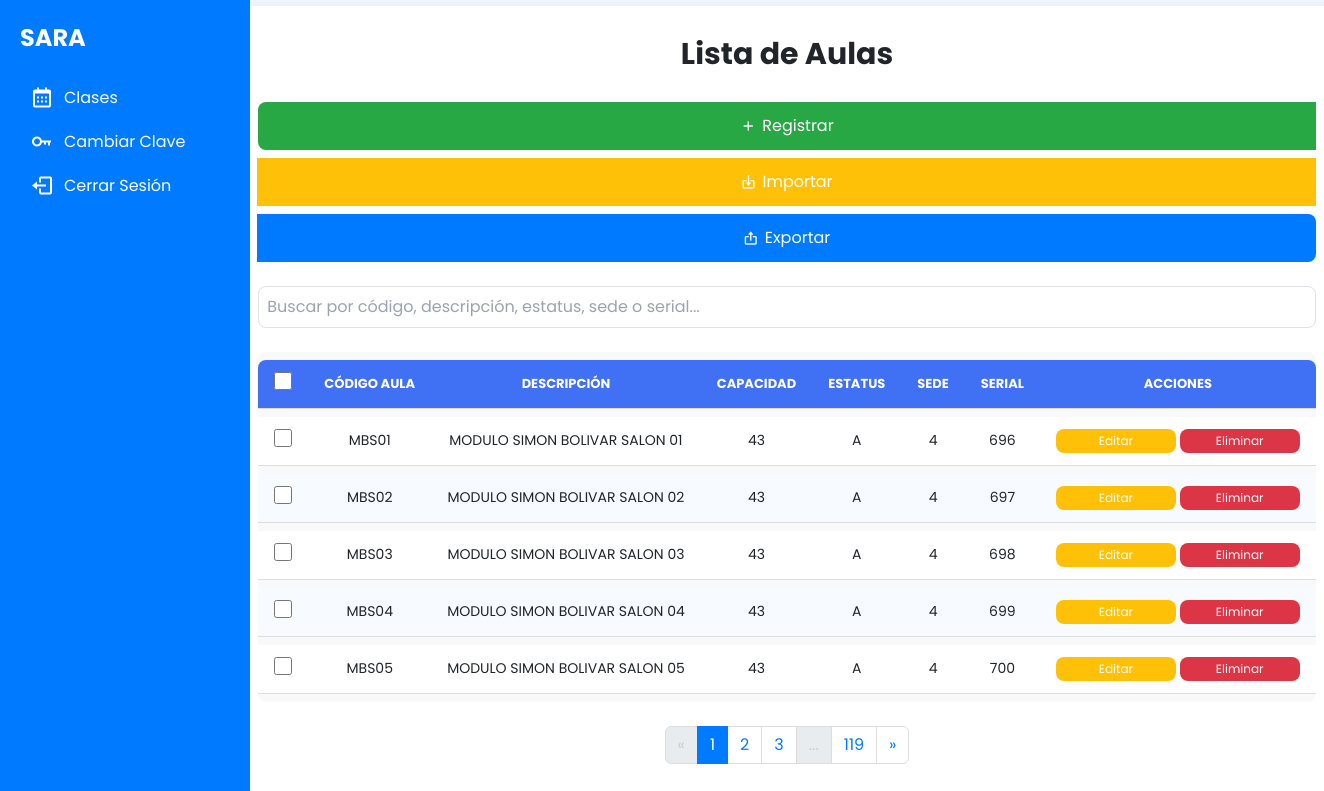
Screenshot of /dashboard/aulas/ with the database file from the repository.
### aulas/models.py (models this page shows, shortened)
class Aula(models.Model):
    codigo_aula = models.CharField(max_length=30)  # Quitar unique=True
    descripcion = models.CharField(max_length=255, blank=True)
    capacidad = models.PositiveIntegerField()
    estatus = models.CharField(max_length=30)
    sede = models.CharField(max_length=50)
    serial = models.CharField(max_length=50, blank=True)

### aulas/views.py (the view)
# urls.py: path('', views.aulas_list, name='aulas_list'),
def aulas_list(request):
    aulas = Aula.objects.all()
    paginator = Paginator(aulas, 5)  # Mostrar 5 registros por página
    page_number = request.GET.get('page')
    page_obj = paginator.get_page(page_number)
    return render(request, 'aulas/aulas_list.html', {'page_obj': page_obj, 'aulas': page_obj.object_list})

### aulas/templates/aulas/aulas_list.html (shortened to what this page needs)
{% extends 'dashboard/base.html' %}
{% load static %}
{% block content %}
<link rel="stylesheet" href="{% static 'docentes/css/docentes.css' %}">
<div class="table-container max-w-screen-lg mx-auto mt-10 mb-10 w-full overflow-x-auto">
    <h2 class="text-3xl font-bold mb-6 text-center">Lista de Aulas</h2>
    <div class="btn-group flex flex-wrap items-center gap-2">
        <button class="btn btn-green" onclick="location.href='{% url 'registrar_aula' %}'">
            <i class="bx bx-plus"></i> Registrar
        </button>
        <button class="btn btn-yellow" onclick="openModal('import')">
            <i class="bx bx-import"></i> Importar
        </button>
        <button class="btn btn-blue" onclick="openModal('export')">
            <i class="bx bx-export"></i> Exportar
        </button>
    </div>
    <br>
    <div class="search-bar mb-4">
        <input id="searchAulaInput" type="text" class="w-full p-2 border border-gray-300 rounded-lg" placeholder="Buscar por código, descripción, estatus, sede o serial...">
    </div>
    <div class="overflow-x-auto">
        <table id="aulasTable" class="display w-full min-w-[600px]">
            <thead>
                <tr>
                    <th><input type="checkbox" id="selectAll"></th>
                    <th>Código Aula</th>
                    <th>Descripción</th>
                    <th>Capacidad</th>
                    <th>Estatus</th>
                    <th>Sede</th>
                    <th>Serial</th>
                    <th>Acciones</th>
                </tr>
            </thead>
            <tbody>
                {% for aula in page_obj %}
                <tr>
                    <td><input type="checkbox" class="aulaCheckbox" value="{{ aula.id }}"></td>
                    <td>{{ aula.codigo_aula }}</td>
                    <td>{{ aula.descripcion }}</td>
                    <td>{{ aula.capacidad }}</td>
                    <td>{{ aula.estatus }}</td>
                    <td>{{ aula.sede }}</td>
                    <td>{{ aula.serial }}</td>
                    <td>
                        <a href="{% url 'editar_aula' aula.id %}" class="btn btn-edit">Editar</a>
                        <button class="btn btn-delete" data-id="{{ aula.id }}">Eliminar</button>
                    </td>
                </tr>
                {% endfor %}
            </tbody>
        </table>
    </div>
    <nav aria-label="Page navigation" class="mt-4">
        <ul class="pagination justify-content-center">
            {% if page_obj.has_previous %}
            <li class="page-item">
                <a class="page-link" href="?page={{ page_obj.previous_page_number }}" aria-label="Anterior">
                    <span aria-hidden="true">&laquo;</span>
                </a>
            </li>
            {% else %}
            <li class="page-item disabled">
                <span class="page-link" aria-hidden="true">&laquo;</span>
            </li>
            {% endif %}
            {% with left=page_obj.number|add:"-2" right=page_obj.number|add:"2" %}
                {% for num in page_obj.paginator.page_range %}
                    {% if num >= left and num <= right %}
                        {% if num == page_obj.number %}
                            <li class="page-item active"><span class="page-link">{{ num }}</span></li>
                        {% else %}
                            <li class="page-item"><a class="page-link" href="?page={{ num }}">{{ num }}</a></li>
                        {% endif %}
                    {% endif %}
                {% endfor %}
                {% if right < page_obj.paginator.num_pages %}
                    {% if right < page_obj.paginator.num_pages|add:"-1" %}
                        <li class="page-item disabled"><span class="page-link">...</span></li>
                    {% endif %}
                    <li class="page-item"><a class="page-link" href="?page={{ page_obj.paginator.num_pages }}">{{ page_obj.paginator.num_pages }}</a></li>
                {% endif %}
            {% endwith %}
            {% if page_obj.has_next %}
            <li class="page-item">
                <a class="page-link" href="?page={{ page_obj.next_page_number }}" aria-label="Siguiente">
                    <span aria-hidden="true">&raquo;</span>
                </a>
            </li>
            {% else %}
            <li class="page-item disabled">
                <span class="page-link" aria-hidden="true">&raquo;</span>
            </li>
            {% endif %}
        </ul>
    </nav>
</div>
{% endblock %}

### dashboard/static/css/dashboard.css (style rules this page uses)
* { margin: 0; padding: 0; box-sizing: border-box; }
html, body { width: 100%; height: 100%; font-family: Arial, sans-serif; }
* { margin: 0; padding: 0; box-sizing: border-box; font-family: 'Poppins', sans-serif; }
body { display: flex; justify-content: center; align-items: center; min-height: 100vh; background: linear-gradient(90deg, #e2e2e2, #c9d6ff); }
.btn { width: 100%; padding: 12px; background: #007bff; color: #fff; border: none; border-radius: 5px; font-size: 1rem; cursor: pointer; transition: background 0.3s; }

### docentes/static/docentes/css/docentes.css (style rules this page uses)
* { margin: 0; padding: 0; box-sizing: border-box; font-family: "Poppins", sans-serif; }
body { min-height: 100vh; background: #eef5fe; padding: 20px; transition: background 0.3s, color 0.3s; }
.table-container { width: 100%; max-width: 1200px; margin: 0 auto; padding: 30px; background: #fff; border-radius: 12px; box-shadow: 0 10px 20px rgba(0, 0, 0, 0.1); transition: background 0.3s, transform 0.3s; min-height: 80vh; overflow-x: auto; white-space: nowrap; }
table { table-layout: auto; width: 100%; border-collapse: separate; border-spacing: 0 8px; font-size: 14px; background-color: #f9f9f9; border-radius: 8px; overflow: hidden; }
thead { background: #4070f4; color: white; text-transform: uppercase; font-size: 13px; font-weight: normal; transition: background 0.3s; }
th, td { padding: 12px 16px; text-align: center; vertical-align: middle; border-bottom: 1px solid #ddd; overflow: hidden; text-overflow: ellipsis; white-space: nowrap; }
tbody tr { background: white; transition: transform 0.2s, box-shadow 0.2s; }
tbody tr:nth-child(even) { background: #f7faff; }
table { border-radius: 8px; overflow: hidden; }
thead th:first-child { border-top-left-radius: 8px; }
thead th:last-child { border-top-right-radius: 8px; }
input[type="checkbox"] { width: 18px; height: 18px; cursor: pointer; accent-color: #4070f4; }
.btn-group { display: flex; justify-content: center; gap: 5px; flex-wrap: nowrap; margin-top: 20px; }
.btn { display: flex; align-items: center; justify-content: center; gap: 6px; padding: 10px 16px; border-radius: 6px; font-size: 14px; font-weight: normal; color: white; cursor: pointer; transition: background 0.3s ease-in-out; border: none; min-width: 120px; padding: 12px 20px; font-size: 16px; border-radius: 8px; transition: transform 0.3s ease-in-out, background 0.3s ease-in-out; }
.btn-green { background-color: #28a745; color: white; }
.btn-yellow { background-color: #ffc107; color: white; }
.btn-blue { background-color: #007bff; color: white; }
.btn-view, .btn-edit, .btn-delete { background-color: #17a2b8; color: white; border: none; padding: 10px; font-size: 12px; width: 2px; height: 24px; display: inline-flex; justify-content: center; align-items: center; transition: background 0.3s ease-in-out; cursor: pointer; }
.btn-edit { background-color: #ffc107; }
.btn-delete { background-color: #dc3545; }
.pagination { justify-content: center; margin-top: 20px; }
.pagination .page-item .page-link { color: #007bff; border: 1px solid #ddd; transition: background 0.3s, color 0.3s; }
.pagination .page-item.active .page-link { background-color: #007bff; border-color: #007bff; color: white; }
.pagination .page-item.disabled .page-link { color: #ccc; }
.btn-group { margin-top: 30px; display: flex; justify-content: center; gap: 15px; }
.btn i, .btn { color: inherit; }
.btn i, .btn { color: white !important; }

### rows the page displays
Aula: codigo_aula "MBS01", descripcion "MODULO SIMON BOLIVAR SALON 01", capacidad "43", estatus "A", sede "4", serial "696"
Aula: codigo_aula "MBS02", descripcion "MODULO SIMON BOLIVAR SALON 02", capacidad "43", estatus "A", sede "4", serial "697"
Aula: codigo_aula "MBS03", descripcion "MODULO SIMON BOLIVAR SALON 03", capacidad "43", estatus "A", sede "4", serial "698"
Aula: codigo_aula "MBS04", descripcion "MODULO SIMON BOLIVAR SALON 04", capacidad "43", estatus "A", sede "4", serial "699"
Aula: codigo_aula "MBS05", descripcion "MODULO SIMON BOLIVAR SALON 05", capacidad "43", estatus "A", sede "4", serial "700"

### other values shown
{{ num }} "1"
{{ num }} "2" "3"
{{ page_obj.paginator.num_pages }} "119"
